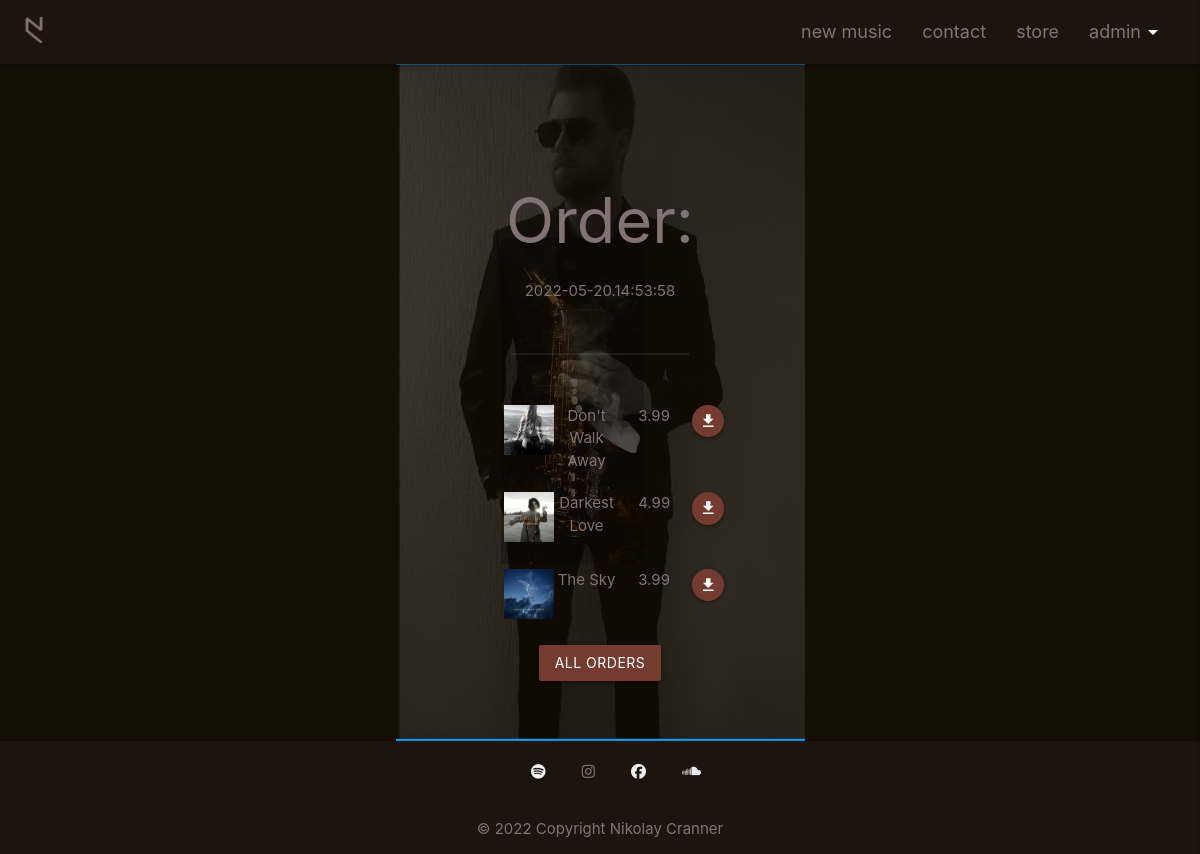
Screenshot of /store/order/2022-05-20.14:53:58 (signed in) with the database file from the repository.
### store/models.py (models this page shows, shortened)
class Order(models.Model):
    order_id = models.CharField(max_length=254, null=True, blank=True)
    order_items = models.CharField(max_length=254, null=True, blank=True)
    user_id = models.CharField(max_length=254, null=True, blank=True)
    transaction_date = models.DateField(default=tz.now)
    transaction_time = models.TimeField(default=time(18, 00))
    grand_total = models.DecimalField(default=0.00, max_digits=10, decimal_places=2)

class Product(models.Model):
    category = models.ForeignKey('Category', null=True, blank=True, on_delete=models.SET_NULL)
    sku = models.CharField(max_length=254, null=True, blank=True)
    name = models.CharField(max_length=254)
    description = models.TextField()
    has_sizes = models.BooleanField(default=False, null=True, blank=True)
    price = models.DecimalField(max_digits=6, decimal_places=2)
    rating = models.DecimalField(max_digits=6, decimal_places=2, null=True, blank=True)
    image_url = models.URLField(max_length=1024, null=True, blank=True)
    image = models.ImageField(null=True, blank=True)
    media = models.FileField(null=True, blank=True)

### store/views.py (the view)
# urls.py: path('order/<order_id>', views.view_order, name='order'),
def view_order(request, order_id):
    global session_user
    session_user = get_session_user(request)
    products_order = []
    print("the order_id is: ", order_id)
    try:
        order = get_object_or_404(Order, user_id=session_user, order_id=order_id)
    except:
        return render(request, 'store/view_order.html')
    for id in order.order_items.split(" "):
        if id != "":
            product = get_object_or_404(Product, pk=id)
            products_order.append(product)
    context = {
        'order': order,
        'products_order': products_order,
    }
    return render(request, 'store/view_order.html', context)

### store/views.py (called while the page is built)
def get_session_user(request):
    if request.user.is_authenticated:
        session_user = request.user.username
        print("session user is: ", session_user)
        return session_user
    else:
        session_user = 'guest'
        print("session user is: ", session_user)
        return session_user

### store/templates/store/view_order.html (shortened to what this page needs)
{% extends 'base.html' %}
{% block content %}
<div class="container">
    <div class="row center">
        {% if order %}
        <div class="col s12">
            <h1>Order:</h1>
            <p>{{order.order_id}}</p>
            <hr>
        </div>
        {% for product in products_order %}
        <div class="row product-row">
            <div class="col s3 m2 l2 offset-l2"><img src="{{ MEDIA_URL }}{{ product.image }}" alt="{{ product.image }}" class="nc-bag-img"></div>
            <div class="col s5 l3" id="{{ product.pk }}">{{ product.name }}</div>
            <div class="col s2 l2">{{ product.price }}</div>
            <div class="col s2 l1">
                <a href="{{ MEDIA_URL }}{{ product.media }}" download >
                    <button class="btn-floating btn-small waves-effect waves-light nc-btn-color" id="download-{{ forloop.counter0 }}" type="submit" name="download" value="{{ forloop.counter0 }}" onclick="">
                        <i class="material-icons">download</i>
                    </button>
                </a>
            </div>
        </div>
        {% endfor %}
        <div class="row">
            <div class="col s12">
                <a href="{% url 'user_profile' %}">
                    <button class="btn waves-effect waves-light btn nc-btn-color" id="#to-all-orders" type="submit" name="to-all-orders" value="">All Orders</button>
                </a>
            </div>
        </div>
        {% endif %}
    </div>
</div>
{% endblock %}

### templates/base.html (shortened to what this page needs)
{% load static %}
<!DOCTYPE html>
<html lang="en">
<head>
    <link rel="stylesheet" href="https://cdnjs.cloudflare.com/ajax/libs/materialize/1.0.0/css/materialize.min.css">
    <link rel="stylesheet" href='{% static "css/style.css" %}'>
</head>
<body>
  {% block page_header %}
  <header>
    <div class="navbar-fixed">
      <nav>
        <div class="nav-wrapper nc-header-footer">
          <a href="{% url 'home' %}" class="brand-logo left">
            <img src='{% static "img/logo.png" %}' alt="Nikolay Cranner Logo" class="nc-logo">
          </a>
          <ul id="nav-mobile" class="right hide-on-med-and-down">
            <li><a href="{% url 'music' %}">new music</a></li>
            <li><a href="{% url 'contact' %}">contact</a></li>
            <li><a href="{% url 'store' %}">store</a></li>
            <li><a class="dropdown-trigger" href="#!" data-target="dropdown1">{{ request.user.username|default:'guest' }}<i class="material-icons right">arrow_drop_down</i></a></li>
          </ul>
        </div>
      </nav>
    </div>
  </header>
  {% endblock %}
  <main style="background-image: url('{% static "img/background.PNG" %}');">
    <div id="msg-row">
    </div>
  <section>
    <div class="container">
      <div class="row center">
       <div class="col s12 m8 offset-m2 l6 offset-l3">
         {% block content %}
         {% endblock %}
       </div>
      </div>
     </div>
  </section>
  </main>
  <footer class="page-footer nc-header-footer">
    <div class="container">
      <div class="row center nc-socials">
        <a class="grey-text text-lighten-3" href="https://open.spotify.com/artist/4NvkvOJ0mDM7QjdzOZLDRd?si=jLyIf8k9R9aKJbMTzNoJsw" rel="nofollow"><i class="fab fa-spotify"></i></a>
        <a class="grey-text text-lighten-3" href="https://www.instagram.com/nikolay_cranner/" rel="nofollow"></a><i class="fab fa-instagram"></i></a>
        <a class="grey-text text-lighten-3" href="https://www.facebook.com/NikolayCranner" rel="nofollow"><i class="fab fa-facebook"></i></a>
        <a class="grey-text text-lighten-3" href="https://soundcloud.com/nikolaycranner" rel="nofollow"><i class="fab fa-soundcloud"></i></a>
      </div>
    </div>
    <div class="footer-copyright nc-header-footer center">
      <div class="container">
      © 2022 Copyright Nikolay Cranner
      </div>
    </div>
  </footer>
</body>
</html>

### static/css/style.css (style rules this page uses)
.nc-header-footer, .modal-footer, .dropdown-content { background-color: #1C140D !important; color: #827373 !important; }
.nc-socials>a { padding-left: 32px; }
main { background-repeat: no-repeat; background-size: contain; background-position: center; flex: 1 0 auto; }
#msg-row { z-index: 2; top: 0; left: 0; width: 100%; height: 10vh; }
body { display: flex; min-height: 100vh; flex-direction: column; background-color: #150E05; color: #827373 !important; }
hr { margin: 50px; opacity: 0.1; }
.nc-btn-color { background-color: #743C30; color: white; }
.nc-logo { height: 30px; width: auto; margin-top: 15px; margin-left: 20px; }
#nav-mobile li>a { color: #827373 !important; font-size: 1.2rem; }
.nc-bag-img { width: 50px; height: auto; }
.material-icons { color: white; margin-right: 20px; margin-left: 0px !important; }

### rows the page displays
Order: order_id "2022-05-20.14:53:58"
Product: image (picture), name "Don't Walk Away", price "3.99"
Product: image (picture), name "Darkest Love", price "4.99"
Product: image (picture), name "The Sky", price "3.99"

### other values shown
{{ request.user.username|default:'guest' }} "admin"
